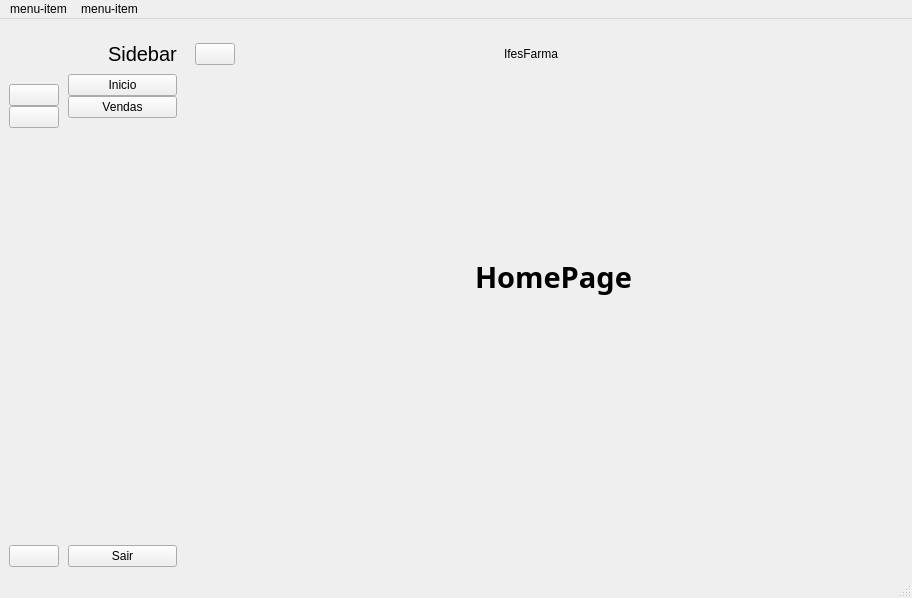
<?xml version="1.0" encoding="UTF-8"?>
<ui version="4.0">
 <class>MainWindow</class>
 <widget class="QMainWindow" name="MainWindow">
  <property name="geometry">
   <rect>
    <x>0</x>
    <y>0</y>
    <width>912</width>
    <height>598</height>
   </rect>
  </property>
  <property name="windowTitle">
   <string>MainWindow</string>
  </property>
  <widget class="QWidget" name="centralwidget">
   <layout class="QGridLayout" name="gridLayout" rowstretch="0">
    <property name="leftMargin">
     <number>9</number>
    </property>
    <property name="topMargin">
     <number>15</number>
    </property>
    <property name="rightMargin">
     <number>9</number>
    </property>
    <property name="bottomMargin">
     <number>9</number>
    </property>
    <property name="spacing">
     <number>9</number>
    </property>
    <item row="0" column="0">
     <widget class="QWidget" name="icons_only_widget" native="true">
      <layout class="QVBoxLayout" name="verticalLayout_3">
       <property name="spacing">
        <number>0</number>
       </property>
       <property name="leftMargin">
        <number>0</number>
       </property>
       <property name="topMargin">
        <number>0</number>
       </property>
       <property name="rightMargin">
        <number>0</number>
       </property>
       <property name="bottomMargin">
        <number>0</number>
       </property>
       <item>
        <layout class="QHBoxLayout" name="horizontalLayout_2">
         <property name="spacing">
          <number>0</number>
         </property>
         <item>
          <widget class="QLabel" name="label">
           <property name="minimumSize">
            <size>
             <width>50</width>
             <height>50</height>
            </size>
           </property>
           <property name="maximumSize">
            <size>
             <width>50</width>
             <height>50</height>
            </size>
           </property>
           <property name="text">
            <string/>
           </property>
           <property name="pixmap">
            <pixmap resource="../../resources/resources.qrc">:/icons/icons/circle-user.svg</pixmap>
           </property>
           <property name="scaledContents">
            <bool>true</bool>
           </property>
          </widget>
         </item>
        </layout>
       </item>
       <item>
        <layout class="QVBoxLayout" name="verticalLayout">
         <property name="spacing">
          <number>0</number>
         </property>
         <item>
          <widget class="QPushButton" name="btn_inicio_min">
           <property name="text">
            <string/>
           </property>
           <property name="icon">
            <iconset resource="../../resources/resources.qrc">
             <normaloff>:/icons/icons/house-chimney.svg</normaloff>
             <normalon>:/icons/icons/house-chimney.svg</normalon>:/icons/icons/house-chimney.svg</iconset>
           </property>
           <property name="iconSize">
            <size>
             <width>20</width>
             <height>20</height>
            </size>
           </property>
           <property name="checkable">
            <bool>true</bool>
           </property>
           <property name="autoExclusive">
            <bool>true</bool>
           </property>
          </widget>
         </item>
         <item>
          <widget class="QPushButton" name="btn_vendas_min">
           <property name="text">
            <string/>
           </property>
           <property name="icon">
            <iconset resource="../../resources/resources.qrc">
             <normaloff>:/icons/icons/point-of-sale-bill.svg</normaloff>
             <normalon>:/icons/icons/point-of-sale-bill.svg</normalon>:/icons/icons/point-of-sale-bill.svg</iconset>
           </property>
           <property name="iconSize">
            <size>
             <width>20</width>
             <height>20</height>
            </size>
           </property>
           <property name="checkable">
            <bool>true</bool>
           </property>
           <property name="autoExclusive">
            <bool>true</bool>
           </property>
          </widget>
         </item>
        </layout>
       </item>
       <item>
        <spacer name="verticalSpacer">
         <property name="orientation">
          <enum>Qt::Vertical</enum>
         </property>
         <property name="sizeHint" stdset="0">
          <size>
           <width>20</width>
           <height>416</height>
          </size>
         </property>
        </spacer>
       </item>
       <item>
        <widget class="QPushButton" name="btn_sair_min">
         <property name="text">
          <string/>
         </property>
         <property name="icon">
          <iconset resource="../../resources/resources.qrc">
           <normaloff>:/icons/icons/sign-out-alt.svg</normaloff>
           <normalon>:/icons/icons/sign-out-alt.svg</normalon>:/icons/icons/sign-out-alt.svg</iconset>
         </property>
         <property name="iconSize">
          <size>
           <width>20</width>
           <height>20</height>
          </size>
         </property>
         <property name="checkable">
          <bool>false</bool>
         </property>
         <property name="autoExclusive">
          <bool>false</bool>
         </property>
        </widget>
       </item>
      </layout>
     </widget>
    </item>
    <item row="0" column="1">
     <widget class="QWidget" name="full_menu_widget" native="true">
      <layout class="QVBoxLayout" name="verticalLayout_4">
       <property name="spacing">
        <number>0</number>
       </property>
       <property name="leftMargin">
        <number>0</number>
       </property>
       <property name="topMargin">
        <number>0</number>
       </property>
       <property name="rightMargin">
        <number>0</number>
       </property>
       <property name="bottomMargin">
        <number>0</number>
       </property>
       <item>
        <layout class="QHBoxLayout" name="horizontalLayout">
         <property name="spacing">
          <number>0</number>
         </property>
         <item>
          <widget class="QLabel" name="label_2">
           <property name="minimumSize">
            <size>
             <width>40</width>
             <height>40</height>
            </size>
           </property>
           <property name="maximumSize">
            <size>
             <width>40</width>
             <height>40</height>
            </size>
           </property>
           <property name="text">
            <string/>
           </property>
           <property name="pixmap">
            <pixmap resource="../../resources/resources.qrc">:/icons/icons/circle-user.svg</pixmap>
           </property>
           <property name="scaledContents">
            <bool>true</bool>
           </property>
          </widget>
         </item>
         <item>
          <widget class="QLabel" name="label_3">
           <property name="font">
            <font>
             <family>Segoe UI</family>
             <pointsize>15</pointsize>
            </font>
           </property>
           <property name="text">
            <string>Sidebar</string>
           </property>
          </widget>
         </item>
        </layout>
       </item>
       <item>
        <layout class="QVBoxLayout" name="verticalLayout_2">
         <property name="spacing">
          <number>0</number>
         </property>
         <item>
          <widget class="QPushButton" name="btn_inicio_max">
           <property name="text">
            <string>Inicio</string>
           </property>
           <property name="icon">
            <iconset resource="../../resources/resources.qrc">
             <normaloff>:/icons/icons/house-chimney.svg</normaloff>:/icons/icons/house-chimney.svg</iconset>
           </property>
           <property name="iconSize">
            <size>
             <width>14</width>
             <height>14</height>
            </size>
           </property>
           <property name="checkable">
            <bool>true</bool>
           </property>
           <property name="autoExclusive">
            <bool>true</bool>
           </property>
          </widget>
         </item>
         <item>
          <widget class="QPushButton" name="btn_vendas_max">
           <property name="text">
            <string>Vendas</string>
           </property>
           <property name="icon">
            <iconset resource="../../resources/resources.qrc">
             <normaloff>:/icons/icons/point-of-sale-bill.svg</normaloff>:/icons/icons/point-of-sale-bill.svg</iconset>
           </property>
           <property name="iconSize">
            <size>
             <width>14</width>
             <height>14</height>
            </size>
           </property>
           <property name="checkable">
            <bool>true</bool>
           </property>
           <property name="autoExclusive">
            <bool>true</bool>
           </property>
          </widget>
         </item>
        </layout>
       </item>
       <item>
        <spacer name="verticalSpacer_2">
         <property name="orientation">
          <enum>Qt::Vertical</enum>
         </property>
         <property name="sizeHint" stdset="0">
          <size>
           <width>20</width>
           <height>441</height>
          </size>
         </property>
        </spacer>
       </item>
       <item>
        <widget class="QPushButton" name="btn_sair_max">
         <property name="text">
          <string>Sair</string>
         </property>
         <property name="icon">
          <iconset resource="../../resources/resources.qrc">
           <normaloff>:/icons/icons/sign-out-alt.svg</normaloff>:/icons/icons/sign-out-alt.svg</iconset>
         </property>
         <property name="iconSize">
          <size>
           <width>14</width>
           <height>14</height>
          </size>
         </property>
        </widget>
       </item>
      </layout>
     </widget>
    </item>
    <item row="0" column="2">
     <widget class="QWidget" name="widget_3" native="true">
      <layout class="QVBoxLayout" name="verticalLayout_5">
       <item>
        <widget class="QWidget" name="widget" native="true">
         <layout class="QHBoxLayout" name="horizontalLayout_3">
          <property name="spacing">
           <number>0</number>
          </property>
          <property name="leftMargin">
           <number>0</number>
          </property>
          <property name="topMargin">
           <number>0</number>
          </property>
          <property name="rightMargin">
           <number>0</number>
          </property>
          <property name="bottomMargin">
           <number>0</number>
          </property>
          <item>
           <widget class="QPushButton" name="btn_side_menu_collapse">
            <property name="text">
             <string/>
            </property>
            <property name="icon">
             <iconset resource="../../resources/resources.qrc">
              <normaloff>:/icons/icons/list.svg</normaloff>
              <normalon>:/icons/icons/list.svg</normalon>:/icons/icons/list.svg</iconset>
            </property>
            <property name="checkable">
             <bool>true</bool>
            </property>
            <property name="autoExclusive">
             <bool>false</bool>
            </property>
           </widget>
          </item>
          <item>
           <spacer name="horizontalSpacer_3">
            <property name="orientation">
             <enum>Qt::Horizontal</enum>
            </property>
            <property name="sizeHint" stdset="0">
             <size>
              <width>292</width>
              <height>20</height>
             </size>
            </property>
           </spacer>
          </item>
          <item>
           <widget class="QLabel" name="label_4">
            <property name="text">
             <string>IfesFarma</string>
            </property>
           </widget>
          </item>
          <item>
           <spacer name="horizontalSpacer_4">
            <property name="orientation">
             <enum>Qt::Horizontal</enum>
            </property>
            <property name="sizeHint" stdset="0">
             <size>
              <width>358</width>
              <height>20</height>
             </size>
            </property>
           </spacer>
          </item>
         </layout>
        </widget>
       </item>
       <item>
        <widget class="QStackedWidget" name="stackedWidget">
         <property name="currentIndex">
          <number>0</number>
         </property>
         <widget class="QWidget" name="page_inicio">
          <widget class="QLabel" name="label_6">
           <property name="geometry">
            <rect>
             <x>280</x>
             <y>160</y>
             <width>161</width>
             <height>91</height>
            </rect>
           </property>
           <property name="font">
            <font>
             <family>Segoe UI Black</family>
             <pointsize>22</pointsize>
             <weight>75</weight>
             <bold>true</bold>
            </font>
           </property>
           <property name="text">
            <string>HomePage</string>
           </property>
          </widget>
         </widget>
         <widget class="QWidget" name="page_vendas">
          <widget class="QLabel" name="label_7">
           <property name="geometry">
            <rect>
             <x>290</x>
             <y>160</y>
             <width>111</width>
             <height>91</height>
            </rect>
           </property>
           <property name="font">
            <font>
             <family>Segoe UI Black</family>
             <pointsize>22</pointsize>
             <weight>75</weight>
             <bold>true</bold>
            </font>
           </property>
           <property name="text">
            <string>Vendas</string>
           </property>
          </widget>
         </widget>
        </widget>
       </item>
      </layout>
     </widget>
    </item>
   </layout>
  </widget>
  <widget class="QMenuBar" name="menubar">
   <property name="geometry">
    <rect>
     <x>0</x>
     <y>0</y>
     <width>912</width>
     <height>21</height>
    </rect>
   </property>
   <widget class="QMenu" name="menumenu_item_1">
    <property name="title">
     <string>menu-item</string>
    </property>
    <addaction name="actionmenu_item_2"/>
    <addaction name="actionopt_2"/>
    <addaction name="actionopt_3"/>
    <addaction name="separator"/>
    <addaction name="actionSair"/>
   </widget>
   <widget class="QMenu" name="menumenu_item">
    <property name="title">
     <string>menu-item</string>
    </property>
    <addaction name="actionopt_1"/>
    <addaction name="actionopt_4"/>
   </widget>
   <addaction name="menumenu_item_1"/>
   <addaction name="menumenu_item"/>
  </widget>
  <widget class="QStatusBar" name="statusbar"/>
  <action name="actionmenu_item_2">
   <property name="text">
    <string>opt-1</string>
   </property>
  </action>
  <action name="actionopt_2">
   <property name="text">
    <string>opt-2</string>
   </property>
  </action>
  <action name="actionopt_3">
   <property name="text">
    <string>opt-3</string>
   </property>
  </action>
  <action name="actionSair">
   <property name="text">
    <string>Sair</string>
   </property>
  </action>
  <action name="actionopt_1">
   <property name="text">
    <string>opt-1</string>
   </property>
  </action>
  <action name="actionopt_4">
   <property name="text">
    <string>opt-2</string>
   </property>
  </action>
 </widget>
 <resources>
  <include location="../../resources/resources.qrc"/>
 </resources>
 <connections>
  <connection>
   <sender>btn_side_menu_collapse</sender>
   <signal>toggled(bool)</signal>
   <receiver>icons_only_widget</receiver>
   <slot>setVisible(bool)</slot>
   <hints>
    <hint type="sourcelabel">
     <x>224</x>
     <y>62</y>
    </hint>
    <hint type="destinationlabel">
     <x>34</x>
     <y>140</y>
    </hint>
   </hints>
  </connection>
  <connection>
   <sender>btn_side_menu_collapse</sender>
   <signal>toggled(bool)</signal>
   <receiver>full_menu_widget</receiver>
   <slot>setHidden(bool)</slot>
   <hints>
    <hint type="sourcelabel">
     <x>224</x>
     <y>62</y>
    </hint>
    <hint type="destinationlabel">
     <x>142</x>
     <y>123</y>
    </hint>
   </hints>
  </connection>
  <connection>
   <sender>btn_inicio_min</sender>
   <signal>toggled(bool)</signal>
   <receiver>btn_inicio_max</receiver>
   <slot>setChecked(bool)</slot>
   <hints>
    <hint type="sourcelabel">
     <x>31</x>
     <y>90</y>
    </hint>
    <hint type="destinationlabel">
     <x>86</x>
     <y>84</y>
    </hint>
   </hints>
  </connection>
  <connection>
   <sender>btn_vendas_min</sender>
   <signal>toggled(bool)</signal>
   <receiver>btn_vendas_max</receiver>
   <slot>setChecked(bool)</slot>
   <hints>
    <hint type="sourcelabel">
     <x>35</x>
     <y>120</y>
    </hint>
    <hint type="destinationlabel">
     <x>83</x>
     <y>103</y>
    </hint>
   </hints>
  </connection>
  <connection>
   <sender>btn_sair_min</sender>
   <signal>toggled(bool)</signal>
   <receiver>btn_sair_max</receiver>
   <slot>setChecked(bool)</slot>
   <hints>
    <hint type="sourcelabel">
     <x>19</x>
     <y>564</y>
    </hint>
    <hint type="destinationlabel">
     <x>139</x>
     <y>568</y>
    </hint>
   </hints>
  </connection>
  <connection>
   <sender>btn_inicio_max</sender>
   <signal>toggled(bool)</signal>
   <receiver>btn_inicio_min</receiver>
   <slot>setChecked(bool)</slot>
   <hints>
    <hint type="sourcelabel">
     <x>134</x>
     <y>95</y>
    </hint>
    <hint type="destinationlabel">
     <x>33</x>
     <y>110</y>
    </hint>
   </hints>
  </connection>
  <connection>
   <sender>btn_vendas_max</sender>
   <signal>toggled(bool)</signal>
   <receiver>btn_vendas_min</receiver>
   <slot>setChecked(bool)</slot>
   <hints>
    <hint type="sourcelabel">
     <x>130</x>
     <y>118</y>
    </hint>
    <hint type="destinationlabel">
     <x>38</x>
     <y>126</y>
    </hint>
   </hints>
  </connection>
  <connection>
   <sender>btn_sair_max</sender>
   <signal>toggled(bool)</signal>
   <receiver>btn_sair_min</receiver>
   <slot>setChecked(bool)</slot>
   <hints>
    <hint type="sourcelabel">
     <x>178</x>
     <y>568</y>
    </hint>
    <hint type="destinationlabel">
     <x>23</x>
     <y>558</y>
    </hint>
   </hints>
  </connection>
  <connection>
   <sender>btn_sair_max</sender>
   <signal>clicked()</signal>
   <receiver>MainWindow</receiver>
   <slot>close()</slot>
   <hints>
    <hint type="sourcelabel">
     <x>169</x>
     <y>560</y>
    </hint>
    <hint type="destinationlabel">
     <x>170</x>
     <y>626</y>
    </hint>
   </hints>
  </connection>
  <connection>
   <sender>btn_sair_min</sender>
   <signal>clicked()</signal>
   <receiver>MainWindow</receiver>
   <slot>close()</slot>
   <hints>
    <hint type="sourcelabel">
     <x>51</x>
     <y>544</y>
    </hint>
    <hint type="destinationlabel">
     <x>31</x>
     <y>678</y>
    </hint>
   </hints>
  </connection>
 </connections>
</ui>
